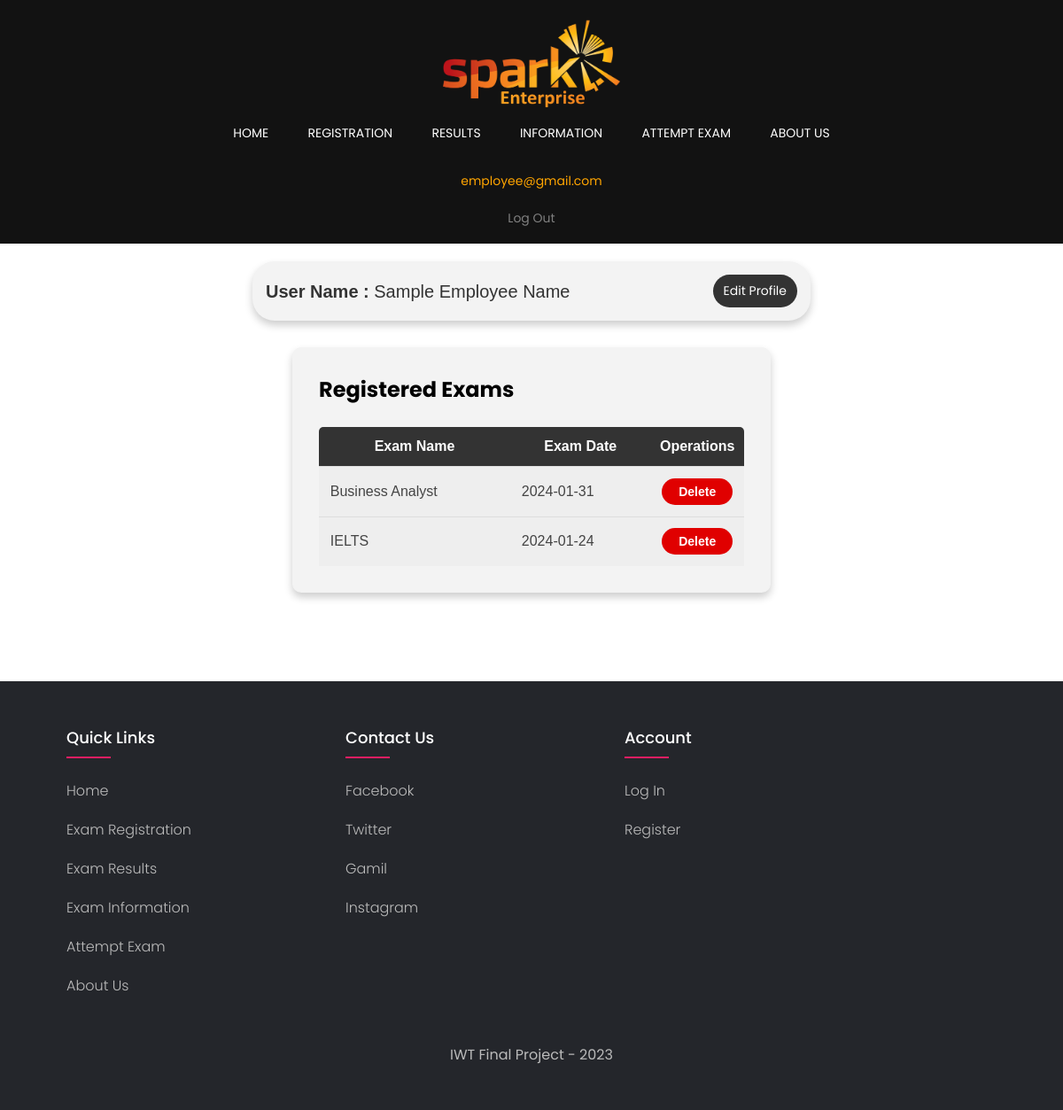
/employee_profile.php (signed in), run on the app's committed database.
### tables this page shows
CREATE TABLE `employee_exam` (
  `empID` int NOT NULL,
  `examID` int NOT NULL,
  `exam_name` varchar(255) NOT NULL,
  `edate` date NOT NULL,
  `ename` varchar(255) NOT NULL,
  `email` varchar(255) NOT NULL
);

### employee_profile.php (the view, shortened to what this page needs)
<?php
include('php/config.php');
?>
<!DOCTYPE html>
<html lang="en">
<head>
    <link rel="stylesheet" type="text/css" href="styles/styles.css">
    <link rel="stylesheet" type="text/css" href="styles/employee_profile.css">
</head>
<body>
    <nav>
        <div class="nav-bar">
            <img src="images/logo.png" class="logo">
            <ul>
                <li><a href="index.php">Home</a></li>
                <li><a href="exam_registration.php">Registration</a></li>
                <li><a href="exam_results.php">Results</a></li>
                <li><a href="exam_information.php">Information</a></li>
                <li><a href="attempt_exam.php">Attempt Exam</a></li>
                <li><a href="about.php">About Us</a></li>
            </ul>
            <?php
            $logOut = "<a href='logout.php' class='logout'>Log Out</a>";
            if(isset($_SESSION['account']) && $_SESSION['account'] == "employee"){
                echo('  <p>
                        <a href="employee_profile.php" class="user-display">
                                '.$_SESSION['user_email'].'
                        </a> </p>');
                echo($logOut);
            }elseif(isset($_SESSION['account']) && $_SESSION['account'] == "exam_admin"){
                echo('  <p>
                        <a href="exam_admin_profile.php" class="user-display">
                                '.$_SESSION['user_email'].'
                        </a> </p>');
                echo($logOut);
            }elseif(isset($_SESSION['account']) && $_SESSION['account'] == "admin"){
                echo('  <p>
                        <a href="admin_profile.php" class="user-display" style="text-transform: uppercase;">
                        Admin Profile</a> </p>');
                echo($logOut);
            }
            ?>
        </div>
    </nav>
    <div class="user-details">
        <span> <b>User Name :</b> <?php echo $_SESSION['user_name']; ?> </span>
        <a id="editProf" href="update_employee.php?updateid=<?php echo $_SESSION['user_ID']?>"> Edit Profile </a>
    </div>
    <div class="user-table">
        <h2>Registered Exams</h2> <br>
        <table class="table-style">
        <thead>
        <tr>
            <th>Exam Name</th>
            <th>Exam Date</th>
            <th width="10%">Operations</th>
        </tr>
        </thead>
        <tbody>
            <?php
                $empID = $_SESSION['user_ID'];
                $sql = "SELECT * FROM employee_exam WHERE empID = '$empID';";
                $result = $con->query($sql);
                if($result && mysqli_num_rows($result) > 0 ){
                    while($row = mysqli_fetch_assoc($result)){
                        $exam_name = $row['exam_name'];
                        $edate = $row['edate'];
                        echo '<tr>
                              <td>'.$exam_name.'</td>
                              <td>'.$edate.'</td>
                              <td>
                              <center>
                              <button class = "delete-btn" onclick=" return confirmDelete()"><a href="delete_employee_exam.php?deletename='.$exam_name.'">Delete</a></button>
                              </center>
                              </td>
                              </tr>';
                    }
                }
            ?>
        </tbody>
        </table>
    </div>
<footer class="footer">
     <div class="container">
        <div class="row">
            <div class="footer-col">
                <h4>Quick Links</h4>
                <ul>
                    <li><a href="index.php">Home</a></li>
                    <li><a href="exam_registration.php">Exam Registration</a></li>
                    <li><a href="exam_results.php">Exam Results</a></li>
                    <li><a href="exam_information.php">Exam Information</a></li>
                    <li><a href="attempt_exam.php">Attempt Exam</a></li>
                    <li><a href="about.php">About Us</a></li>
                </ul>
            </div>
            <div class="footer-col">
                <h4>Contact Us</h4>
                <ul>
                    <li><a href="#">Facebook</a></li>
                    <li><a href="#">Twitter</a></li>
                    <li><a href="#">Gamil</a></li>
                    <li><a href="#">Instagram</a></li>
                </ul>
            </div>
            <div class="footer-col">
                <h4>Account</h4>
                <ul>
                    <li><a href="login.php">Log In</a></li>
                    <li><a href="register.php">Register</a></li>
                </ul>
            </div>
        </div>
     </div> <br>
     <center><p>IWT Final Project - 2023</p></center>
  </footer>
</body>
</html>

### styles/styles.css (style rules this page uses)
body { line-height: 1.5; font-family: 'Poppins', sans-serif; }
* { margin: 0; padding: 0; }
.logo { width: 200px; height: 110px; cursor: pointer; transition: 0.3s; }
nav { position: relative; background-color: #121212; width: 100%; padding: 10px 0; z-index: 12; }
.nav-bar { width: 95%; margin:auto; padding: 8px 0; display: flex; align-items: center; justify-content: space-between; }
.nav-bar ul li { list-style: none; display: inline-block; margin: 0 20px; position: relative; }
.nav-bar ul li a { text-decoration: none; color: #fff; text-transform: uppercase; font-size: 14px; transition: 0.3s; }
.nav-bar ul li::after { content: ''; height: 3px; width: 0; background: #ee5500; position: absolute; left: 0; bottom: -10px; transition: 0.5s; }
.user-display { color:orange; text-decoration: none; transition: 0.3s; font-size: 14px; cursor: pointer; text-transform: lowercase; }
.logout { font-size: 14px; color: gray; text-decoration: none; transition: 0.3s; }
@media (max-width: 1200px) { .nav-bar { display: flex; flex-direction: column; align-items: center; } }
@media (max-width: 1200px) { .nav-bar ul li::after { bottom: -5px; } }
@media (max-width: 1200px) { .logo { order: -1; margin-bottom: 10px; } }
@media (max-width: 1200px) { ul { padding-left: 0; margin-bottom: 20px; } }
@media (max-width: 1200px) { li { list-style: none; padding-bottom: 10px; } }
@media (max-width: 1200px) { .user-display { order: 2; } }
@media (max-width: 1200px) { .logout { order: 3; padding-top: 20px; } }
.container { max-width: 1170px; margin-left: 60px; }
.row { display: flex; flex-wrap: wrap; }
ul { list-style: none; }
.footer { background-color: #24262b; padding: 50px 0; width: 100%; }
.footer-col { width: 25%; padding: 0 15px; }
.footer-col h4 { font-size: 18px; color: #ffffff; text-transform: capitalize; margin-bottom: 35px; font-weight: 500; position: relative; }
.footer-col h4::before { content: ''; position: absolute; left: 0; bottom: -10px; background-color: #e91e63; height: 2px; box-sizing: border-box; width: 50px; }
.footer-col ul li:not(:last-child) { margin-bottom: 10px; }
.footer-col ul li a, .footer-col p { font-size: 16px; text-transform: capitalize; color: #ffffff; text-decoration: none; font-weight: 300; color: #bbbbbb; display: block; transition: all 0.3s ease; }
.footer p { color: #bbbbbb; }

### styles/employee_profile.css (style rules this page uses)
.user-details { display: flex; margin: 20px auto; justify-content: space-between; align-items: center; background-color: #f3f3f3; box-shadow: 0 5px 10px rgba(0,0,0,.2); padding: 15px; border-radius: 25px; margin-bottom: 20px; width: 600px; transition: 0.3s; }
.user-details span { font-size: 20px; font-family: sans-serif; color: #333; }
#editProf { padding: 8px 12px; background-color: #333; color: #fff; font-size: 14px; text-decoration: none; border-radius: 25px; transition: 0.3s; }
.user-table { width: 40%; margin: 100px auto; margin-top: 30px; background-color: #f3f3f3; box-shadow: 0 5px 10px rgba(0,0,0,.2); padding: 30px; border-radius: 10px; transition: 0.3s; }
.table-style { margin: 0 auto; border-collapse: collapse; font-family: Agenda-Light, sans-serif; font-weight: 100; background: #333; color: #fff; text-rendering: optimizeLegibility; border-radius: 5px; }
.table-style thead tr th { font-weight: 600; }
.table-style thead th, .table-style tbody td { padding: 10px; font-size: 16px; }
.table-style tbody td { padding: .8rem; font-size: 16px; color: #444; background: #eee; transition: 0.3s; }
.table-style tbody tr:not(:last-child) { border-top: 1px solid #ddd; border-bottom: 1px solid #ddd; }
.delete-btn { width: 80px; height:30px; background-color: rgb(224, 0, 0); font-size: 14px; font-weight: bold; border: 0; border-radius: 25px; cursor: pointer; transition: 0.3s; }
.delete-btn a { color: #fff; text-decoration: none; }

### data on the page
employee_exam: exam_name "Business Analyst", edate "2024-01-31"
employee_exam: exam_name "IELTS", edate "2024-01-24"

### other printed values
$_SESSION['user_email'] "employee@gmail.com"
$_SESSION['user_name'] "Sample Employee Name"
